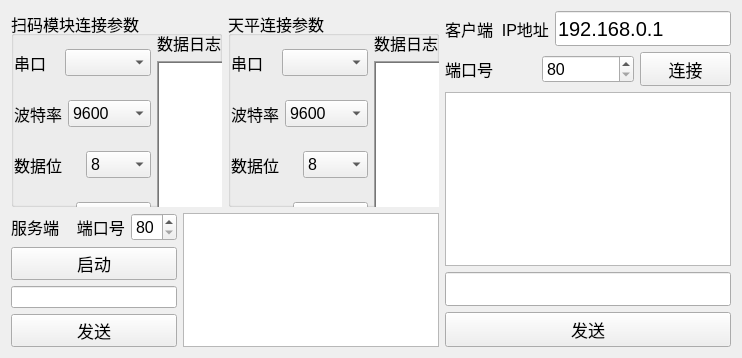
        <widget class="QWidget" name="page_4">
         <layout class="QFormLayout" name="formLayout_5">
          <item row="0" column="0" colspan="2">
           <layout class="QHBoxLayout" name="horizontalLayout_43">
            <item>
             <layout class="QVBoxLayout" name="verticalLayout_21" stretch="2,1">
              <item>
               <layout class="QHBoxLayout" name="horizontalLayout_40" stretch="1,1">
                <item>
                 <widget class="QGroupBox" name="groupBox">
                  <property name="font">
                   <font>
                    <pointsize>12</pointsize>
                   </font>
                  </property>
                  <property name="title">
                   <string>扫码模块连接参数</string>
                  </property>
                  <widget class="QLabel" name="label_openLed1">
                   <property name="geometry">
                    <rect>
                     <x>20</x>
                     <y>355</y>
                     <width>30</width>
                     <height>30</height>
                    </rect>
                   </property>
                   <property name="styleSheet">
                    <string notr="true"/>
                   </property>
                   <property name="text">
                    <string/>
                   </property>
                   <property name="pixmap">
                    <pixmap>:/Red3x.png</pixmap>
                   </property>
                   <property name="scaledContents">
                    <bool>true</bool>
                   </property>
                  </widget>
                  <widget class="QWidget" name="layoutWidget">
                   <property name="geometry">
                    <rect>
                     <x>3</x>
                     <y>20</y>
                     <width>381</width>
                     <height>381</height>
                    </rect>
                   </property>
                   <layout class="QHBoxLayout" name="horizontalLayout_30">
                    <item>
                     <layout class="QVBoxLayout" name="verticalLayout_16">
                      <item>
                       <layout class="QHBoxLayout" name="horizontalLayout_24">
                        <item>
                         <widget class="QLabel" name="label_22">
                          <property name="text">
                           <string>串口</string>
                          </property>
                         </widget>
                        </item>
                        <item>
                         <widget class="QComboBox" name="cbo_port1"/>
                        </item>
                       </layout>
                      </item>
                      <item>
                       <layout class="QHBoxLayout" name="horizontalLayout_25">
                        <item>
                         <widget class="QLabel" name="label_23">
                          <property name="text">
                           <string>波特率</string>
                          </property>
                         </widget>
                        </item>
                        <item>
                         <widget class="QComboBox" name="cbo_baudRate1">
                          <property name="currentIndex">
                           <number>0</number>
                          </property>
                          <item>
                           <property name="text">
                            <string>9600</string>
                           </property>
                          </item>
                          <item>
                           <property name="text">
                            <string>14400</string>
                           </property>
                          </item>
                          <item>
                           <property name="text">
                            <string>19200</string>
                           </property>
                          </item>
                          <item>
                           <property name="text">
                            <string>57600</string>
                           </property>
                          </item>
                          <item>
                           <property name="text">
                            <string>115200</string>
                           </property>
                          </item>
                         </widget>
                        </item>
                       </layout>
                      </item>
                      <item>
                       <layout class="QHBoxLayout" name="horizontalLayout_26">
                        <item>
                         <widget class="QLabel" name="label_24">
                          <property name="text">
                           <string>数据位</string>
                          </property>
                         </widget>
                        </item>
                        <item>
                         <widget class="QComboBox" name="cbo_dataBits1">
                          <item>
                           <property name="text">
                            <string>8</string>
                           </property>
                          </item>
                          <item>
                           <property name="text">
                            <string>7</string>
                           </property>
                          </item>
                          <item>
                           <property name="text">
                            <string>6</string>
                           </property>
                          </item>
                          <item>
                           <property name="text">
                            <string>5</string>
                           </property>
                          </item>
                         </widget>
                        </item>
                       </layout>
                      </item>
                      <item>
                       <layout class="QHBoxLayout" name="horizontalLayout_27">
                        <item>
                         <widget class="QLabel" name="label_25">
                          <property name="text">
                           <string>校验位</string>
                          </property>
                         </widget>
                        </item>
                        <item>
                         <widget class="QComboBox" name="cbo_parity1">
                          <item>
                           <property name="text">
                            <string>NONE</string>
                           </property>
                          </item>
                          <item>
                           <property name="text">
                            <string>ODD</string>
                           </property>
                          </item>
                          <item>
                           <property name="text">
                            <string>EVEN</string>
                           </property>
                          </item>
                         </widget>
                        </item>
                       </layout>
                      </item>
                      <item>
                       <layout class="QHBoxLayout" name="horizontalLayout_28">
                        <item>
                         <widget class="QLabel" name="label_26">
                          <property name="text">
                           <string>停止位</string>
                          </property>
                         </widget>
                        </item>
                        <item>
                         <widget class="QComboBox" name="cbo_stopBit1">
                          <item>
                           <property name="text">
                            <string>1</string>
                           </property>
                          </item>
                          <item>
                           <property name="text">
                            <string>1.5</string>
                           </property>
                          </item>
                          <item>
                           <property name="text">
                            <string>2</string>
                           </property>
                          </item>
                         </widget>
                        </item>
                       </layout>
                      </item>
                      <item>
                       <layout class="QHBoxLayout" name="horizontalLayout_29">
                        <item>
                         <widget class="QLabel" name="label_27">
                          <property name="text">
                           <string>控制流</string>
                          </property>
                         </widget>
                        </item>
                        <item>
                         <widget class="QComboBox" name="cbo_flowBit1">
                          <item>
                           <property name="text">
                            <string>NONE</string>
                           </property>
                          </item>
                         </widget>
                        </item>
                       </layout>
                      </item>
                      <item>
                       <widget class="QPushButton" name="open1">
                        <property name="text">
                         <string>打开串口</string>
                        </property>
                       </widget>
                      </item>
                     </layout>
                    </item>
                    <item>
                     <layout class="QVBoxLayout" name="verticalLayout_17">
                      <item>
                       <widget class="QLabel" name="label_28">
                        <property name="text">
                         <string>数据日志</string>
                        </property>
                       </widget>
                      </item>
                      <item>
                       <widget class="QTextEdit" name="textEdit_recv1">
                        <property name="frameShape">
                         <enum>QFrame::WinPanel</enum>
                        </property>
                       </widget>
                      </item>
                     </layout>
                    </item>
                   </layout>
                  </widget>
                 </widget>
                </item>
                <item>
                 <widget class="QGroupBox" name="groupBox_2">
                  <property name="font">
                   <font>
                    <pointsize>12</pointsize>
                   </font>
                  </property>
                  <property name="title">
                   <string>天平连接参数</string>
                  </property>
                  <widget class="QLabel" name="label_openLed2">
                   <property name="geometry">
                    <rect>
                     <x>40</x>
                     <y>355</y>
                     <width>30</width>
                     <height>30</height>
                    </rect>
                   </property>
                   <property name="styleSheet">
                    <string notr="true"/>
                   </property>
                   <property name="text">
                    <string/>
                   </property>
                   <property name="pixmap">
                    <pixmap>:/Red3x.png</pixmap>
                   </property>
                   <property name="scaledContents">
                    <bool>true</bool>
                   </property>
                  </widget>
                  <widget class="QWidget" name="layoutWidget">
                   <property name="geometry">
                    <rect>
                     <x>3</x>
                     <y>20</y>
                     <width>411</width>
                     <height>381</height>
                    </rect>
                   </property>
                   <layout class="QHBoxLayout" name="horizontalLayout_37">
                    <item>
                     <layout class="QVBoxLayout" name="verticalLayout_18">
                      <item>
                       <layout class="QHBoxLayout" name="horizontalLayout_31">
                        <item>
                         <widget class="QLabel" name="label_16">
                          <property name="text">
                           <string>串口</string>
                          </property>
                         </widget>
                        </item>
                        <item>
                         <widget class="QComboBox" name="cbo_port2"/>
                        </item>
                       </layout>
                      </item>
                      <item>
                       <layout class="QHBoxLayout" name="horizontalLayout_32">
                        <item>
                         <widget class="QLabel" name="label_18">
                          <property name="text">
                           <string>波特率</string>
                          </property>
                         </widget>
                        </item>
                        <item>
                         <widget class="QComboBox" name="cbo_baudRate2">
                          <item>
                           <property name="text">
                            <string>9600</string>
                           </property>
                          </item>
                          <item>
                           <property name="text">
                            <string>14400</string>
                           </property>
                          </item>
                          <item>
                           <property name="text">
                            <string>19200</string>
                           </property>
                          </item>
                          <item>
                           <property name="text">
                            <string>38400</string>
                           </property>
                          </item>
                          <item>
                           <property name="text">
                            <string>57600</string>
                           </property>
                          </item>
                          <item>
                           <property name="text">
                            <string>115200</string>
                           </property>
                          </item>
                         </widget>
                        </item>
                       </layout>
                      </item>
                      <item>
                       <layout class="QHBoxLayout" name="horizontalLayout_33">
                        <item>
                         <widget class="QLabel" name="label_17">
                          <property name="text">
                           <string>数据位</string>
                          </property>
                         </widget>
                        </item>
                        <item>
                         <widget class="QComboBox" name="cbo_dataBits2">
                          <item>
                           <property name="text">
                            <string>8</string>
                           </property>
                          </item>
                          <item>
                           <property name="text">
                            <string>7</string>
                           </property>
                          </item>
                          <item>
                           <property name="text">
                            <string>6</string>
                           </property>
                          </item>
                          <item>
                           <property name="text">
                            <string>5</string>
                           </property>
                          </item>
                         </widget>
                        </item>
                       </layout>
                      </item>
                      <item>
                       <layout class="QHBoxLayout" name="horizontalLayout_34">
                        <item>
                         <widget class="QLabel" name="label_15">
                          <property name="text">
                           <string>校验位</string>
                          </property>
                         </widget>
                        </item>
                        <item>
                         <widget class="QComboBox" name="cbo_parity2">
                          <item>
                           <property name="text">
                            <string>NONE</string>
                           </property>
                          </item>
                          <item>
                           <property name="text">
                            <string>ODD</string>
                           </property>
                          </item>
                          <item>
                           <property name="text">
                            <string>EVEN</string>
                           </property>
                          </item>
                         </widget>
                        </item>
                       </layout>
                      </item>
                      <item>
                       <layout class="QHBoxLayout" name="horizontalLayout_35">
                        <item>
                         <widget class="QLabel" name="label_14">
                          <property name="text">
                           <string>停止位</string>
                          </property>
                         </widget>
                        </item>
                        <item>
                         <widget class="QComboBox" name="cbo_stopBit2">
                          <item>
                           <property name="text">
                            <string>1</string>
                           </property>
                          </item>
                          <item>
                           <property name="text">
                            <string>1.5</string>
                           </property>
                          </item>
                          <item>
                           <property name="text">
                            <string>2</string>
                           </property>
                          </item>
                         </widget>
                        </item>
                       </layout>
                      </item>
                      <item>
                       <layout class="QHBoxLayout" name="horizontalLayout_36">
                        <item>
                         <widget class="QLabel" name="label_20">
                          <property name="text">
                           <string>控制流</string>
                          </property>
                         </widget>
                        </item>
                        <item>
                         <widget class="QComboBox" name="cbo_flowBit2">
                          <item>
                           <property name="text">
                            <string>NONE</string>
                           </property>
                          </item>
                         </widget>
                        </item>
                       </layout>
                      </item>
                      <item>
                       <widget class="QPushButton" name="open2">
                        <property name="text">
                         <string>打开串口</string>
                        </property>
                       </widget>
                      </item>
                     </layout>
                    </item>
                    <item>
                     <layout class="QVBoxLayout" name="verticalLayout_19">
                      <item>
                       <widget class="QLabel" name="label_21">
                        <property name="text">
                         <string>数据日志</string>
                        </property>
                       </widget>
                      </item>
                      <item>
                       <widget class="QTextEdit" name="textEdit_recv2">
                        <property name="frameShape">
                         <enum>QFrame::WinPanel</enum>
                        </property>
                       </widget>
                      </item>
                     </layout>
                    </item>
                   </layout>
                  </widget>
                 </widget>
                </item>
               </layout>
              </item>
              <item>
               <layout class="QHBoxLayout" name="horizontalLayout_39">
                <item>
                 <layout class="QVBoxLayout" name="verticalLayout_20">
                  <item>
                   <layout class="QHBoxLayout" name="horizontalLayout_38">
                    <item>
                     <widget class="QLabel" name="label_40">
                      <property name="font">
                       <font>
                        <pointsize>12</pointsize>
                       </font>
                      </property>
                      <property name="text">
                       <string>服务端    端口号</string>
                      </property>
                     </widget>
                    </item>
                    <item>
                     <widget class="QSpinBox" name="spinBox">
                      <property name="font">
                       <font>
                        <pointsize>12</pointsize>
                       </font>
                      </property>
                      <property name="minimum">
                       <number>80</number>
                      </property>
                     </widget>
                    </item>
                   </layout>
                  </item>
                  <item>
                   <widget class="QPushButton" name="pushButton_28">
                    <property name="font">
                     <font>
                      <pointsize>13</pointsize>
                     </font>
                    </property>
                    <property name="text">
                     <string>启动</string>
                    </property>
                   </widget>
                  </item>
                  <item>
                   <widget class="QLineEdit" name="lineEdit_2"/>
                  </item>
                  <item>
                   <widget class="QPushButton" name="pushButton_29">
                    <property name="font">
                     <font>
                      <pointsize>13</pointsize>
                     </font>
                    </property>
                    <property name="text">
                     <string>发送</string>
                    </property>
                   </widget>
                  </item>
                 </layout>
                </item>
                <item>
                 <widget class="QTextEdit" name="textEdit"/>
                </item>
               </layout>
              </item>
             </layout>
            </item>
            <item>
             <layout class="QVBoxLayout" name="verticalLayout_22" stretch="1,1,5,1,1">
              <item>
               <layout class="QHBoxLayout" name="horizontalLayout_41">
                <item>
                 <widget class="QLabel" name="label_41">
                  <property name="font">
                   <font>
                    <pointsize>12</pointsize>
                   </font>
                  </property>
                  <property name="text">
                   <string>客户端  IP地址</string>
                  </property>
                 </widget>
                </item>
                <item>
                 <widget class="QLineEdit" name="lineEdit_3">
                  <property name="sizePolicy">
                   <sizepolicy hsizetype="Expanding" vsizetype="Preferred">
                    <horstretch>0</horstretch>
                    <verstretch>0</verstretch>
                   </sizepolicy>
                  </property>
                  <property name="font">
                   <font>
                    <pointsize>15</pointsize>
                   </font>
                  </property>
                  <property name="text">
                   <string>192.168.0.1</string>
                  </property>
                 </widget>
                </item>
               </layout>
              </item>
              <item>
               <layout class="QHBoxLayout" name="horizontalLayout_42">
                <item>
                 <widget class="QLabel" name="label_42">
                  <property name="font">
                   <font>
                    <pointsize>12</pointsize>
                   </font>
                  </property>
                  <property name="text">
                   <string>端口号</string>
                  </property>
                 </widget>
                </item>
                <item>
                 <widget class="QSpinBox" name="spinBox_2">
                  <property name="font">
                   <font>
                    <pointsize>12</pointsize>
                   </font>
                  </property>
                  <property name="minimum">
                   <number>80</number>
                  </property>
                 </widget>
                </item>
                <item>
                 <widget class="QPushButton" name="pushButton_30">
                  <property name="sizePolicy">
                   <sizepolicy hsizetype="Minimum" vsizetype="Preferred">
                    <horstretch>0</horstretch>
                    <verstretch>0</verstretch>
                   </sizepolicy>
                  </property>
                  <property name="font">
                   <font>
                    <pointsize>13</pointsize>
                   </font>
                  </property>
                  <property name="text">
                   <string>连接</string>
                  </property>
                 </widget>
                </item>
               </layout>
              </item>
              <item>
               <widget class="QTextEdit" name="textEdit_2"/>
              </item>
              <item>
               <widget class="QLineEdit" name="lineEdit_4">
                <property name="sizePolicy">
                 <sizepolicy hsizetype="Expanding" vsizetype="Preferred">
                  <horstretch>0</horstretch>
                  <verstretch>0</verstretch>
                 </sizepolicy>
                </property>
               </widget>
              </item>
              <item>
               <widget class="QPushButton" name="pushButton_31">
                <property name="sizePolicy">
                 <sizepolicy hsizetype="Minimum" vsizetype="Preferred">
                  <horstretch>0</horstretch>
                  <verstretch>0</verstretch>
                 </sizepolicy>
                </property>
                <property name="font">
                 <font>
                  <pointsize>13</pointsize>
                 </font>
                </property>
                <property name="text">
                 <string>发送</string>
                </property>
               </widget>
              </item>
             </layout>
            </item>
           </layout>
          </item>
         </layout>
        </widget>
